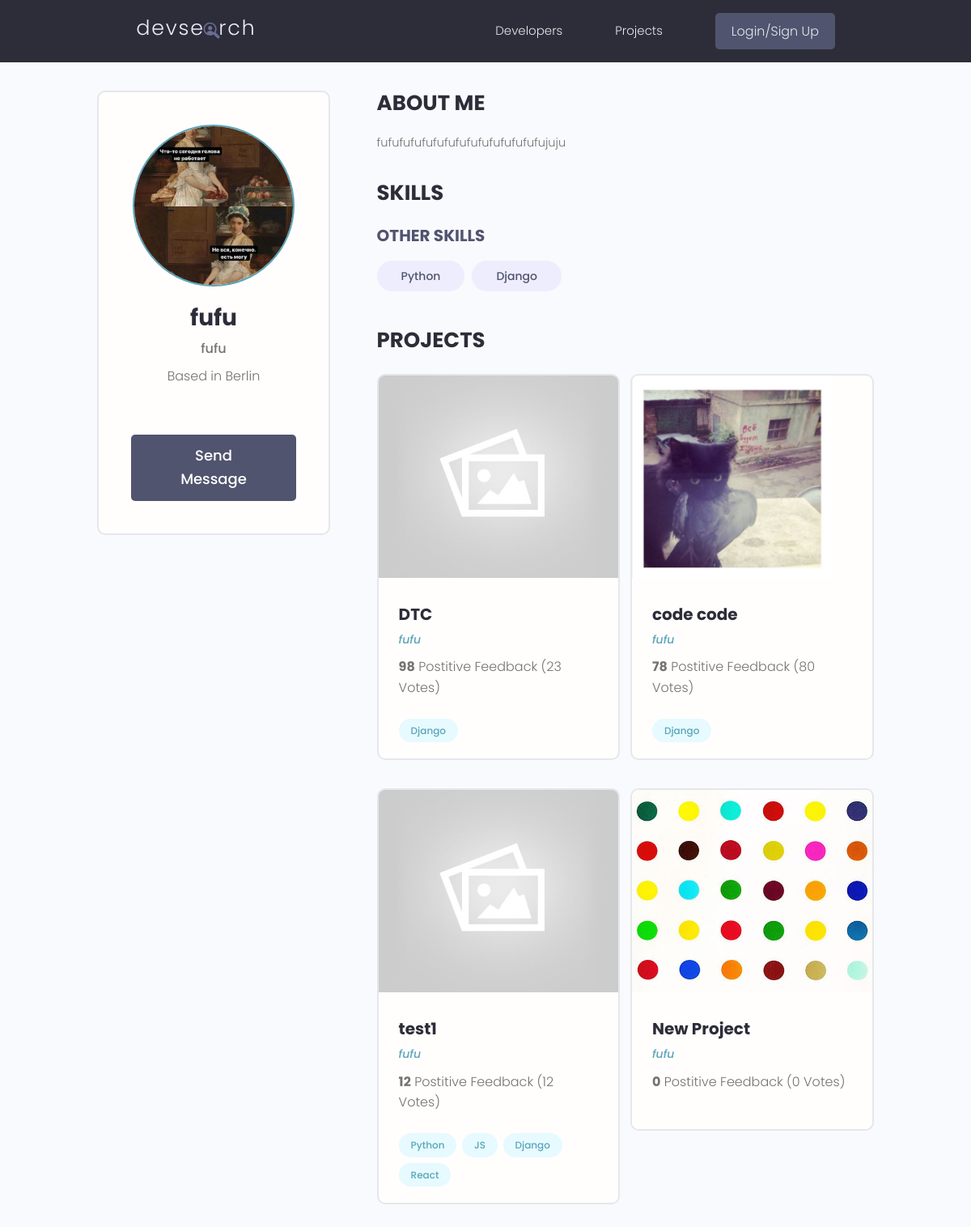
The page /profile/dca01acd-01c7-491f-a4ee-a05f64538bec/ on the database as committed earlier.
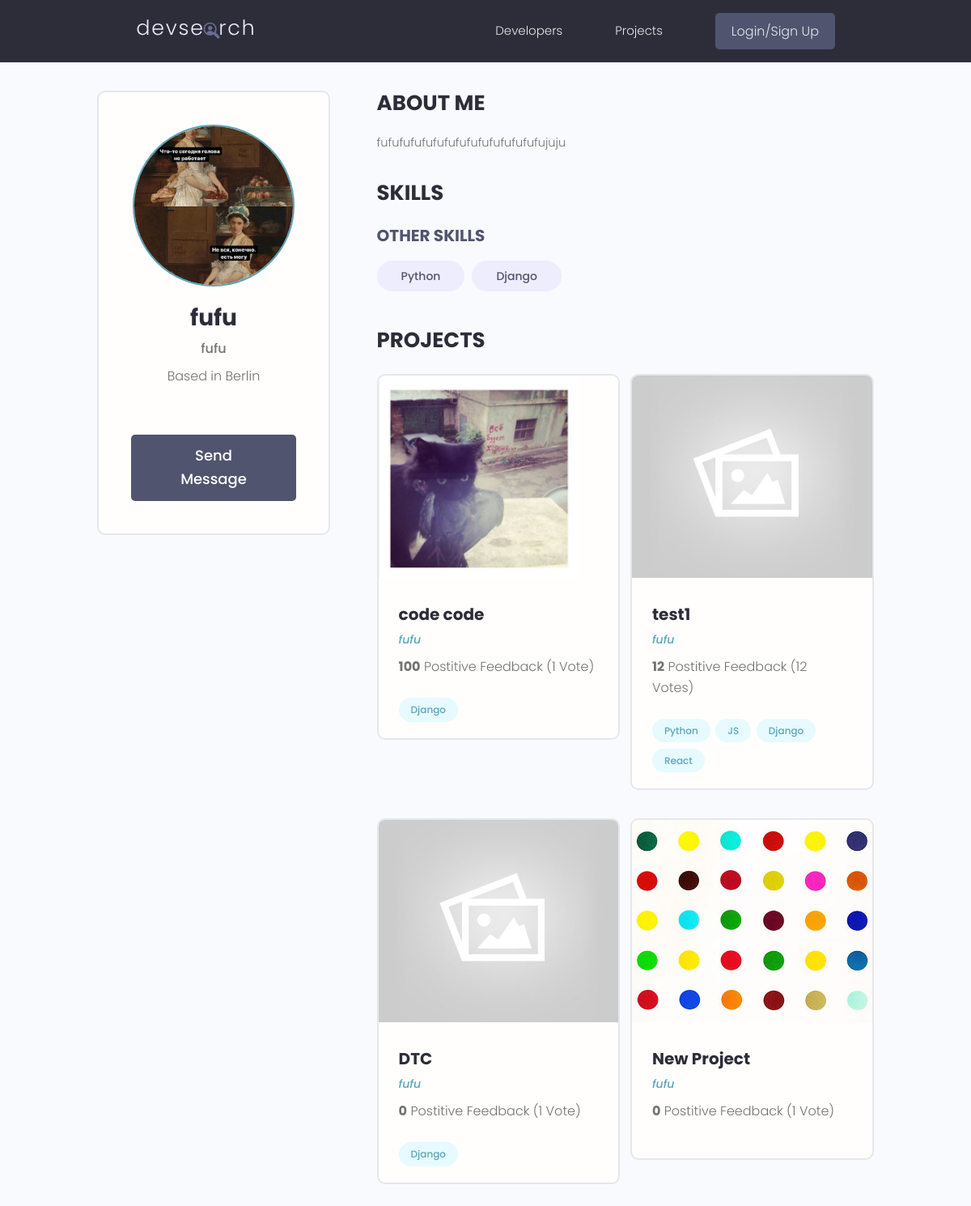
The same page on the database as committed later.
### users/models.py (models this page shows, shortened)
class Profile(models.Model):
    user = models.OneToOneField(User, on_delete=models.CASCADE, null=True, blank=True)
    name = models.CharField(max_length=200, blank=True, null=True)
    email = models.EmailField(max_length=500, blank=True, null=True)
    username = models.CharField(max_length=200, blank=True, null=True)
    location = models.CharField(max_length=200, blank=True, null=True)
    short_info = models.CharField(max_length=200, blank=True, null=True)
    bio = models.TextField(blank=True, null=True)
    profile_image = models.ImageField(null=True, blank=True, upload_to='profiles/', default='profiles/user-default.jpg')
    social_github = models.CharField(max_length=200, blank=True, null=True)
    social_twitter = models.CharField(max_length=200, blank=True, null=True)
    social_linkedin = models.CharField(max_length=200, blank=True, null=True)
    social_youtube = models.CharField(max_length=200, blank=True, null=True)
    social_website = models.CharField(max_length=200, blank=True, null=True)
    created = models.DateTimeField(auto_now_add=True)
    id = models.UUIDField(default=uuid.uuid4, unique=True, primary_key=True, editable=False)

class Skill(models.Model):
    owner = models.ForeignKey(Profile, on_delete=models.CASCADE, null=True, blank=True)
    name = models.CharField(max_length=200, blank=True, null=True)
    description = models.TextField(null=True, blank=True)
    created = models.DateTimeField(auto_now_add=True)
    id = models.UUIDField(default=uuid.uuid4, unique=True, primary_key=True, editable=False)
    def __str__(self):
        return str(self.name)

### projects/models.py (models this page shows, shortened)
class Project(models.Model):
    owner = models.ForeignKey(Profile, null=True, blank=True, on_delete=models.SET_NULL)
    title = models.CharField(max_length=200)
    description = models.TextField(null=True, blank=True)
    featured_image = models.ImageField(null=True, blank=True, default="default.jpg")
    demo_link = models.CharField(max_length=2000, null=True, blank=True)
    source_link = models.CharField(max_length=2000, null=True, blank=True)
    tags = models.ManyToManyField('Tag', blank=True)
    vote_total = models.IntegerField(default=0, null=True, blank=True)
    vote_ratio = models.IntegerField(default=0, null=True, blank=True)
    created = models.DateTimeField(auto_now_add=True)
    id = models.UUIDField(default=uuid.uuid4, unique=True, primary_key=True, editable=False)
    class Meta:
        ordering = ['-vote_ratio', '-vote_total', 'title']

class Tag(models.Model):
    name = models.CharField(max_length=200)
    created = models.DateTimeField(auto_now_add=True)
    id = models.UUIDField(default=uuid.uuid4, unique=True, primary_key=True, editable=False)
    def __str__(self):
        return self.name

### users/views.py (the view)
# urls.py: path('profile/<str:pk>/', views.userProfile, name="user-profile" ),
def userProfile(request, pk):
    profile = Profile.objects.get(id=pk)
    topSkills = profile.skill_set.exclude(description__exact="")
    otherSkills = profile.skill_set.filter(description="")
    context = {'profile': profile, 'topSkills': topSkills, 'otherSkills': otherSkills}
    return render(request, 'users/user-profile.html', context)

### users/templates/users/user-profile.html (shortened to what this page needs)
{% extends 'main.html' %}
{% block content %}
  <main class="profile my-md">
    <div class="container">
      <div class="layout">
        <div class="column column--1of3">
          <div class="card text-center">
            <div class="card__body dev">
              <img class="avatar avatar--xl" src="{{ profile.profile_image.url}}" />
              <h2 class="dev__name">{{profile.name}}</h2>
              <p class="dev__title">{{profile.short_info}}</p>
              <p class="dev__location">Based in {{profile.location}}</p>
              <a href="#" class="btn btn--sub btn--lg">Send Message </a>
            </div>
          </div>
        </div>
        <div class="column column--2of3">
          <div class="devInfo">
            <h3 class="devInfo__title">About Me</h3>
            <p class="devInfo__about">
              {{profile.bio}}
            </p>
          </div>
          <div class="devInfo">
            <h3 class="devInfo__title">Skills</h3>
            <div class="devInfo__skills">
              <h3 class="devInfo__subtitle">Other Skills</h3>
              <div class="devInfo__otherSkills">
                {% for skill in otherSkills%}
                <span class="tag tag--pill tag--sub tag--lg">
                  <small>{{skill}}</small>
                </span>
                {% endfor %}
              </div>
            </div>
          </div>
          <div class="devInfo">
            <h3 class="devInfo__title">Projects</h3>
            <div class="grid grid--two">
            {% for project in profile.project_set.all %}
              <div class="column">
                <div class="card project">
                  <a href="{% url 'project' project.id %}" class="project">
                    <img class="project__thumbnail" src="{{project.featured_image.url}}" alt="project thumbnail" />
                    <div class="card__body">
                      <h3 class="project__title">{{project.title}}</h3>
                      <p><a class="project__author" href="{% url 'user-profile' project.owner.id %}">{{project.owner.name}}</a></p>
                      <p class="project--rating">
                        <span style="font-weight: bold;">{{project.vote_ratio}}</span> Postitive
                        Feedback ({{project.vote_total}} Vote{{project.vote_total|pluralize:"s"}})
                      </p>
                      <div class="project__tags">
                        {% for tag in project.tags.all %}
                        <span class="tag tag--pill tag--main">
                            <small>{{ tag }}</small>
                        </span>
                        {% endfor %}
                      </div>
                    </div>
                  </a>
                </div>
              </div>
              {% endfor %}
            </div>
          </div>
        </div>
      </div>
    </div>
  </main>
{% endblock content %}

### templates/main.html (shortened to what this page needs)
<!DOCTYPE html>
{% load static %}
<html lang="en">
<head>
    <link rel="stylesheet" href="https://cdn.iconmonstr.com/1.3.0/css/iconmonstr-iconic-font.min.css" />
    <link rel="stylesheet" href="{% static 'uikit/styles/uikit.css' %}" />
    <link rel="stylesheet" href="{% static 'styles/app.css' %}" />
    <link rel="stylesheet"
        href="//cdnjs.cloudflare.com/ajax/libs/highlight.js/11.3.1/styles/default.min.css">
</head>
<body>
    {% include 'nav.html' %}
    {% block content %}
    {% endblock content %}
</body>
</html>

### templates/nav.html (shortened to what this page needs)
{% load static %}
<header class="header">
    <div class="container container--narrow">
      <a href="{% url 'profiles' %}" class="header__logo">
        <img src="{% static 'images/logo.svg' %}" alt="DevSearch Logo" />
      </a>
      <nav class="header__nav">
        <ul class="header__menu">
          <li class="header__menuItem"><a href="{% url 'profiles' %}">Developers</a></li>
          <li class="header__menuItem"><a href="{% url 'projects' %}">Projects</a></li>
          {% if request.user.is_authenticated %}
          <li class="header__menuItem"><a href="{% url 'inbox' %}">Inbox</a></li>
          <li class="header__menuItem"><a href="{% url 'account' %}">My Account</a></li>
          <li class="header__menuItem"><a href="{% url 'logout' %}" class="btn btn--sub">Logout</a></li>
          {% else%}
          <li class="header__menuItem"><a href="{% url 'login' %}" class="btn btn--sub">Login/Sign Up</a></li>
          {% endif %}
        </ul>
      </nav>
    </div>
  </header>

### static/styles/app.css (style rules this page uses)
:root { --color-sub: #2d2d39; }
.btn--sub { background-color: var(--color-sub-light); }
.card { border: 2px solid var(--color-light); }
img { width: 100%; }
.header { position: sticky; z-index: 111; background-color: var(--color-sub); padding: 1.5rem 0; }
.header > .container { display: flex; justify-content: space-between; align-items: center; }
.header__logo > img { height: 3.8rem; }
.header__nav > ul { display: inline-flex; align-items: center; list-style: none; gap: 6.5rem; }
.header__menuItem > a { color: var(--color-light); font-weight: 300; }
.profile .card > .dev { padding: 4rem; }
.dev__name { color: var(--color-sub); font-size: 2.8rem; font-weight: 700; margin-top: 1rem; margin-bottom: 0.5rem; }
.dev__title { font-size: 1.6rem; font-weight: 500; line-height: 1.3; }
.dev__location { margin-top: 1rem; }
.devInfo { margin-bottom: 3rem; }
.devInfo__title, .devInfo__subtitle { font-size: 2.6rem; color: var(--color-sub); text-transform: uppercase; font-weight: 700; margin-bottom: 1.5rem; }
.devInfo__subtitle { font-size: 2rem; color: var(--color-sub-light); }
.devInfo__about, .devSkill__info { font-size: 1.45rem; line-height: 1.7; text-align: justify; }
.project__author { font-size: 1.4rem; font-style: italic; }
.project--rating { margin-bottom: 1.6em; margin-top: .5em; }
.project__thumbnail { height: 25rem; object-fit: cover; object-position: top center; }
.project__title { font-size: 2rem; font-weight: 700; color: var(--color-sub); }

### static/uikit/styles/modules/_variables.css (style rules this page uses)
:root { --color-main: #5aa5b9; --color-main-light: #e6faff; --color-sub: #3f4156; --color-sub-light: #51546e; --color-sub-lighter: #ededfd; --color-text: #737373; --color-gray: #8b8b8b; --color-light: #e5e7eb; --color-light-gray: #767676; --color-bg: #f8fafd; --color-white: #fffefd; --color-white-light: #f3f3f3; --color-success: #359e64; --color-success-bg: #def8e8; --color-error: #fc4b0b; --color-error-bg: #fff2ee; --font-base: 'Poppins', arial, helvetica, 'Segoe UI', roboto, ubuntu, sans-serif; --font-monospace: 'Fira Code', 'Courier New', courier, monospace; --font-regular: 300; --font-medium: 500; --font-bold: 700; --generic-shadow: 1px 1px 5px #00000010; --generic-transition: all 0.3s ease-in-out; }

### static/uikit/styles/modules/_base.css (style rules this page uses)
* { margin: 0; padding: 0; box-sizing: border-box; text-rendering: optimizeLegibility; color: inherit; font-size: inherit; }
html { font-size: 50%; }
@media only screen and (min-width: 480px) { html { font-size: 56.25%; } }
@media only screen and (min-width: 1200px) { html { font-size: 62.5%; } }
body { line-height: 1.6; font-weight: 400; font-size: 1.5rem; color: var(--color-text); background-color: var(--color-bg); min-height: 100vh; }

### static/uikit/styles/modules/_typography.css (style rules this page uses)
* { font-family: var(--font-base); }
h2 { font-size: 3.6rem; font-weight: var(--font-bold); }
h3 { font-size: 3.2rem; font-weight: var(--font-medium); }
p, span, strong { font-size: 1.6rem; color: var(--color-text); font-weight: var(--font-regular); }
a { padding-bottom: 2px; text-decoration: none; display: inline-block; color: var(--color-main); font-weight: var(--font-medium); }

### static/uikit/styles/modules/_utilities.css (style rules this page uses)
.container { width: 92%; max-width: 165rem; margin: 0 auto; box-sizing: border-box; }
.container--narrow { width: 92%; max-width: 120rem; }
@media screen and (min-width: 1000px) { .container { width: 90%; } }
@media screen and (min-width: 1000px) { .container--narrow { width: 85%; } }
@media screen and (min-width: 1200px) { .container { width: 80%; } }
@media screen and (min-width: 1200px) { .container--narrow { width: 72%; } }
.text-center { text-align: center; }
.my-md { margin: 3rem auto; }

### static/uikit/styles/modules/_avatar.css (style rules this page uses)
.avatar { border-radius: 50%; border: 2px solid var(--color-main); object-fit: cover; }
.avatar--xl { height: 20rem; width: 20rem; }

### static/uikit/styles/modules/_button.css (style rules this page uses)
.btn { display: inline-block; position: relative; cursor: pointer; background-color: var(--color-light); font-weight: var(--font-medium); color: var(--color-sub); text-decoration: none; padding: 1rem 2rem; border-radius: 0.5rem; border: none; width: -webkit-fit-content; width: -moz-fit-content; width: fit-content; height: -webkit-fit-content; height: -moz-fit-content; height: fit-content; font-size: 1.6rem; outline-width: 0; outline-color: transparent; -webkit-backface-visibility: hidden; backface-visibility: hidden; transition: all 0.3s ease-in-out; }
.btn--sub { background-color: var(--color-sub); color: var(--color-white); }
.btn--lg { font-size: 1.8rem; padding: 1.2rem 4.5rem; }

Rows that differ between the two databases and show on the page:
changed Project "code code": vote_ratio "78" → "100"; vote_total "80" → "1"
changed Project "DTC": vote_ratio "98" → "0"; vote_total "23" → "1"; moves down the list
changed Project "New Project": vote_total "0" → "1"
